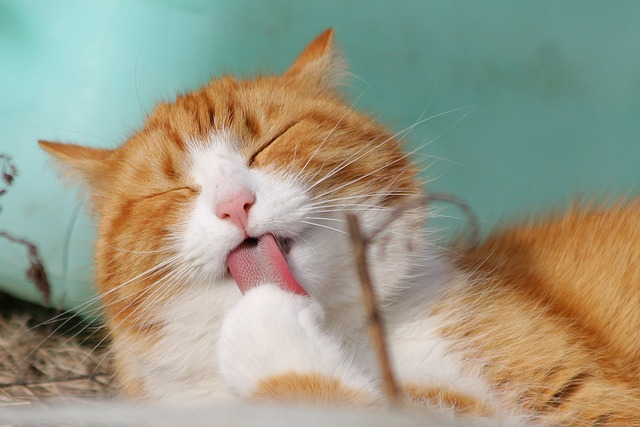
#> input picture OpenCV/img.jpg, 640 x 427 px
$ jupyter execute '05. 파일 저장.ipynb'
#> lines starting #> are read from the running program, lines starting #| are printed output that depends on the picture
# 5. 파일 저장

## 이미지 저장

[cell 1]
import cv2
img = cv2.imread('img.jpg', cv2.IMREAD_GRAYSCALE) # 흑백으로 이미지 불러오기
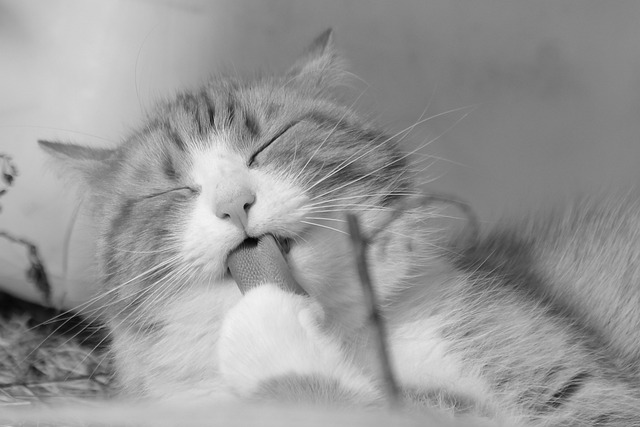
#> img: shape (427, 640); min 0, max 243, mean 152
cv2.imshow('img', img)
cv2.waitKey(0)
cv2.destroyAllWindows()

result = cv2.imwrite('img_save.jpg',img)
print(result)
#| True

### 저장 포맷(jpg, png)

[cell 2]
import cv2
img = cv2.imread('img.jpg', cv2.IMREAD_GRAYSCALE) # 흑백으로 이미지 불러오기
cv2.imwrite('img_save.png',img) # png 형태로 저장
#> Out = True

## 동영상 저장

[cell 3]
import cv2
cap = cv2.VideoCapture('video.mp4')

# 코덱 정의
fourcc = cv2.VideoWriter_fourcc(*'DIVX')

#프레임크기, FPS
width = round(cap.get(cv2.CAP_PROP_FRAME_WIDTH))
height = round(cap.get(cv2.CAP_PROP_FRAME_HEIGHT))
fps = cap.get(cv2.CAP_PROP_FPS) *2 #영상 재생속도가 2배

out = cv2.VideoWriter('output_fast.avi', fourcc, fps, (width,height))
#저장파일명, 코덱, fps, 크기(width,height)

while cap.isOpened():
    ret, frame = cap.read()
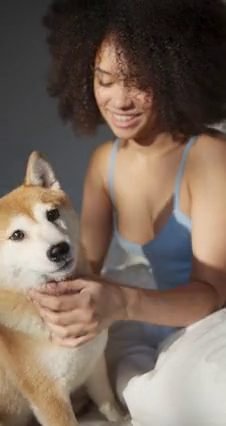
#> input picture frame 137 of OpenCV/video.mp4, 226 x 426 px
#> frame is the input picture: shape (426, 226, 3); mean B, G, R 91.8, 104.4, 121.3

    if not ret:
        break

    out.write(frame) #영상 데이터만 저장(소리X)
    cv2.imshow('video', frame)
    if cv2.waitKey(1) == ord('q'):
#> (key q is pressed here)
        break

out.release() #자원 해제
cap.release()
cv2.destroyAllWindows()
